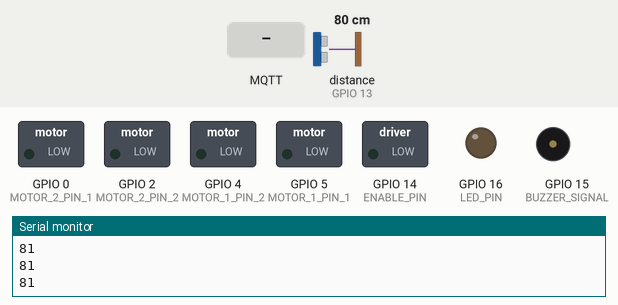
Recording of a sketch running on a simulated ESP8266 (NodeMCU). On the bench: switched loads named in the sketch (green lamp = pin HIGH), output pins drawn as LEDs (lit = HIGH), buzzer (waves = sounding, pin HIGH), the last lines printed to the serial monitor. The test bench sets the inputs (shaded band); at power-on: distance to the obstacle (sensor on GPIO 13) 80 cm. The echo pulse lasts 58.3 µs per cm; WiFi joins after 1.5 s; servers stay silent unless stated; random numbers use the default seed unless the sketch sets one; no MQTT or app messages arrive unless stated.

Above: at 2.7 s.
2.8 s: MQTT message "forward" arrives on the first subscribed topic
At 3.4 s:
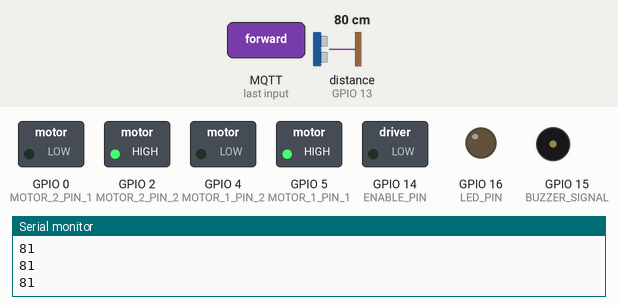
4.3 s: MQTT message "left" arrives on the first subscribed topic
At 4.6 s:
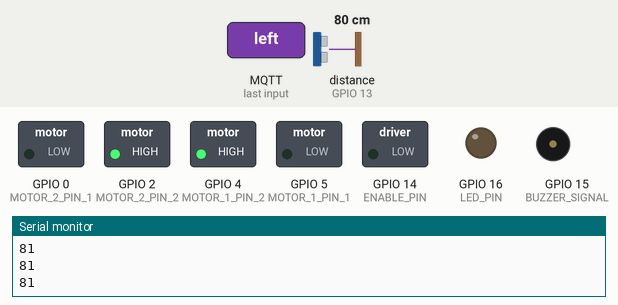
5.8 s: MQTT message "right" arrives on the first subscribed topic
At 6.9 s:
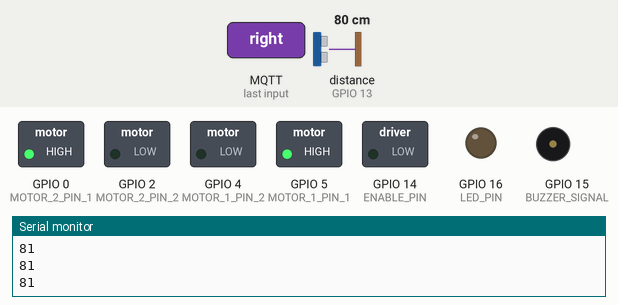
7.3 s: MQTT message "backward" arrives on the first subscribed topic
At 8.1 s:
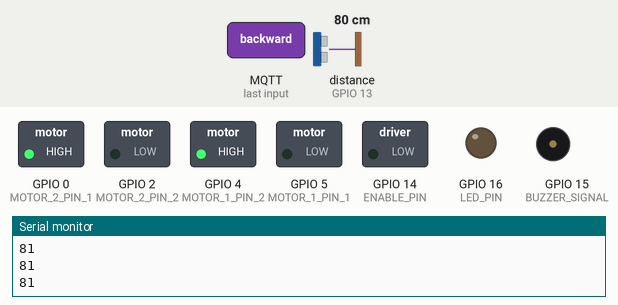
8.8 s: MQTT message "1" arrives on the second subscribed topic
At 9.2 s:
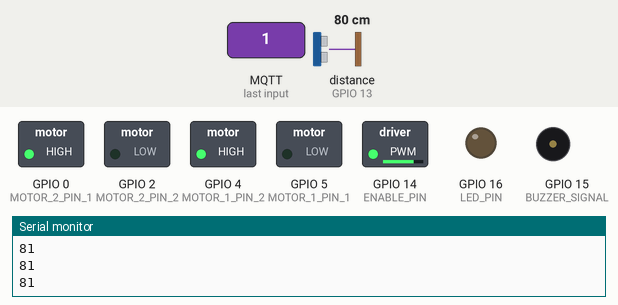
10.3 s: distance to the obstacle (sensor on GPIO 13) set to 22 cm
11.8 s: distance to the obstacle (sensor on GPIO 13) set to 18 cm
At 13.0 s:
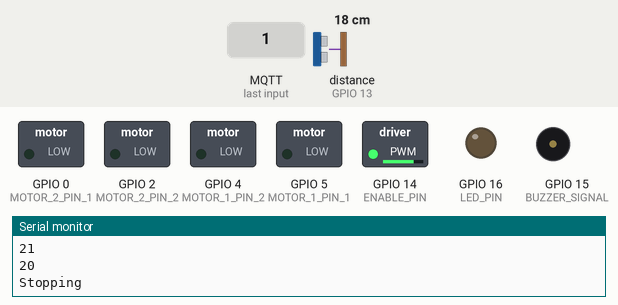
Timing chart, 0 to 14.4 s (numbered marks = the images above; inputs shaded):
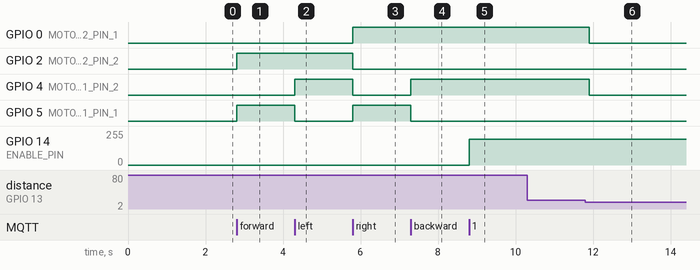

The sketch:

robot-esp-server.ino
```cpp
#include <ESP8266WiFi.h>
#include <PubSubClient.h>
#include "NewPingESP8266.h"

// Definição dos pinos para motores
#define MOTOR_1_PIN_1 5
#define MOTOR_1_PIN_2 4
#define MOTOR_2_PIN_1 0
#define MOTOR_2_PIN_2 2
#define ENABLE_PIN 14
#define ECHO_PIN 13
#define TRIGGER_PIN 12
#define FILTER_SIZE 5
#define LED_PIN 16
#define BUZZER_SIGNAL 15


int distanceReadings[FILTER_SIZE] = {0};
int indexSensor = 0;


const char* ssid = "starsegescritorio";  // Nome da rede WiFi
const char* password = "esc242369";      // Senha da rede WiFi

// Configurações do MQTT
const char* mqtt_server = "192.168.3.137";
const int mqtt_port = 8883;  // Porta padrão MQTT (ajustada para ESP8266) 8883 --> 1883
const char* mqtt_user = "starseg";
const char* mqtt_password = "STARseg242369";

// Instâncias do WiFi e MQTT
WiFiClient espClient;
PubSubClient client(espClient);

// Duty Cycle para PWM
int dutyCycle = 0;

// sonar instance
NewPingESP8266 sonar(TRIGGER_PIN, ECHO_PIN, 100);
int MAX_DISTANCE = 20;

unsigned long pingTimer;
unsigned long pingSpeed = 50;
bool canStop = true;  // booleano para controlar para que o carrinho pare apenas uma vez quando chega na distancia maxima
int distance = 0;


// Funções para controle do robô
void moveRobot(String message) {

  if (distance < MAX_DISTANCE && distance > 0 && message != "backward" && message != "stop") {
    Serial.println("Robô bloqueado, por favor ande para trás");
    return;
  }

  if (message == "stop") {
    Serial.println("Stopping");
    digitalWrite(MOTOR_1_PIN_1, 0);
    digitalWrite(MOTOR_1_PIN_2, 0);
    digitalWrite(MOTOR_2_PIN_1, 0);
    digitalWrite(MOTOR_2_PIN_2, 0);
    return;
  }

  if (message == "forward") {
    Serial.println("Moving Forward");
    digitalWrite(MOTOR_1_PIN_1, 1);
    digitalWrite(MOTOR_1_PIN_2, 0);
    digitalWrite(MOTOR_2_PIN_1, 0);
    digitalWrite(MOTOR_2_PIN_2, 1);
    return;
  }

  if (message == "left") {
    Serial.println("Moving Left");
    digitalWrite(MOTOR_1_PIN_1, 0);
    digitalWrite(MOTOR_1_PIN_2, 1);
    digitalWrite(MOTOR_2_PIN_1, 0);
    digitalWrite(MOTOR_2_PIN_2, 1);
    return;
  }

  if (message == "right") {
    Serial.println("Moving Right");
    digitalWrite(MOTOR_1_PIN_1, 1);
    digitalWrite(MOTOR_1_PIN_2, 0);
    digitalWrite(MOTOR_2_PIN_1, 1);
    digitalWrite(MOTOR_2_PIN_2, 0);
    return;
  }

  if (message == "backward") {
    Serial.println("Moving Backward");
    digitalWrite(MOTOR_1_PIN_1, 0);
    digitalWrite(MOTOR_1_PIN_2, 1);
    digitalWrite(MOTOR_2_PIN_1, 1);
    digitalWrite(MOTOR_2_PIN_2, 0);
    return;
  }

  return;
}

void changeSpeed(String message) {
  Serial.println("Changing speed to: " + message);
  int value = message.toInt();

  if (value == 0) {
    analogWrite(ENABLE_PIN, 0);
    digitalWrite(MOTOR_1_PIN_1, 0);
    digitalWrite(MOTOR_1_PIN_2, 0);
    digitalWrite(MOTOR_2_PIN_1, 0);
    digitalWrite(MOTOR_2_PIN_2, 0);
  } else {
    dutyCycle = map(value, 10, 100, 200, 255);  // Ajusta o PWM para o intervalo do ESP8266
    analogWriteFreq(20000);
    analogWrite(ENABLE_PIN, dutyCycle);
  }
}

int getFilteredDistance() {
  distanceReadings[indexSensor] = sonar.ping_cm();
  indexSensor = (indexSensor + 1) % FILTER_SIZE;

  int sum = 0;
  for (int i = 0; i < FILTER_SIZE; i++) {
    sum += distanceReadings[i];
  }
  return sum / FILTER_SIZE;
}

void handleStopCondition() {
  if (distance < MAX_DISTANCE && distance > 0) {
    if (canStop) {
      moveRobot("stop");
      canStop = 0;
    }
  } else {
    Serial.println(distance);
    canStop = 1;
  }
}

// void setColor(int red, int green, int blue) {
//   analogWrite(RED_LED, red);
//   analogWrite(GREEN_LED, green);
//   analogWrite(BLUE_LED, blue);
// }

void setLed(String message) {
  analogWriteFreq(40000);
  if(message == "false") {
    Serial.println("Acendendo LED");
    analogWrite(LED_PIN, 255);
  } else {
    analogWrite(LED_PIN, 0);
  }
}

void honk(String message) {
  Serial.println(message);
  if(message == "true") {
    tone(BUZZER_SIGNAL, 1000);
  } else {
    noTone(BUZZER_SIGNAL);
  }
}

void callback(char* topic, byte* payload, unsigned int length) {
  String message = "";
  for (int i = 0; i < length; i++) {
    message += (char)payload[i];
  }

  if (!strcmp(topic, "robot/move")) {
    moveRobot(message);
  } else if (!strcmp(topic, "robot/speed")) {
    changeSpeed(message);
  }
  else if (!strcmp(topic, "robot/led")) {
    setLed(message);
  }
  else if (!strcmp(topic, "robot/honk")) {
    honk(message);
  }
}

void reconnect() {
  while (!client.connected()) {
    Serial.print("Conectando ao MQTT...");
    if (client.connect("ESP8266Client", mqtt_user, mqtt_password)) {
      Serial.println("Conectado!");
      client.subscribe("robot/move");
      client.subscribe("robot/speed");
      client.subscribe("robot/honk");
      client.subscribe("robot/led");
    } else {
      Serial.print("Falha, rc=");
      Serial.print(client.state());
      Serial.println(" Tentando novamente em 5 segundos...");
      delay(5000);
    }
  }
}


void setup() {
  Serial.begin(115200);

  // Configura os pinos do motor como saída
  pinMode(MOTOR_1_PIN_1, OUTPUT);
  pinMode(MOTOR_1_PIN_2, OUTPUT);
  pinMode(MOTOR_2_PIN_1, OUTPUT);
  pinMode(MOTOR_2_PIN_2, OUTPUT);
  pinMode(ENABLE_PIN, OUTPUT);
  // Configura o sensor ultrassônico
  pinMode(TRIGGER_PIN, OUTPUT);
  pinMode(ECHO_PIN, INPUT);
  // LED
  pinMode(LED_PIN, OUTPUT);
  // // BUZZER
  pinMode(BUZZER_SIGNAL, OUTPUT);

  // Conecta ao WiFi
  Serial.print("Conectando ao WiFi...");
  WiFi.begin(ssid, password);
  while (WiFi.status() != WL_CONNECTED) {
    delay(500);
    Serial.print(".");
  }
  Serial.println("Conectado ao WiFi!");

  // Configura MQTT
  client.setServer(mqtt_server, mqtt_port);
  client.setCallback(callback);
  reconnect();

  pingTimer = millis();
}

void loop() {
  if (!client.connected()) {
    reconnect();
  }
  client.loop();

  if (millis() >= pingTimer) {
    pingTimer += pingSpeed;

    distance = getFilteredDistance();

    handleStopCondition();

    // Serial.print("Distância: ");
    // Serial.print(distance);
    // Serial.println(" cm");
  }
}
```

UUID.ino
```cpp
#include <Preferences.h>

Preferences preferences;

String generateUUID() {
    char uuid[37];
    snprintf(uuid, sizeof(uuid),
             "%04x%04x-%04x-%04x-%04x-%04x%04x%04x",
             random(0xFFFF), random(0xFFFF),   // 8 caracteres
             random(0xFFFF),                  // 4 caracteres
             random(0x0FFF) | 0x4000,         // 4 caracteres (versão 4 UUID)
             random(0x3FFF) | 0x8000,         // 4 caracteres (RFC 4122)
             random(0xFFFF), random(0xFFFF), random(0xFFFF)); // 12 caracteres
    return String(uuid);
}

// Função para verificar e salvar o UUID na memória flash
String getOrCreateUUID() {
    preferences.begin("device-config", false); // Abre a NVS com namespace "device-config"
    String uuid = preferences.getString("deviceId", ""); // Tenta carregar o ID armazenado

    if (uuid == "") {
      // Se não existir, gera um novo UUID
      uuid = generateUUID();
      preferences.putString("deviceId", uuid); // Armazena na memória flash
      Serial.println("Novo UUID gerado e armazenado: " + uuid);
    } else {
      Serial.println("UUID existente carregado: " + uuid);
    }

    preferences.end(); // Fecha a NVS
    return uuid;
}
```

Measured:
- the behaviour switches between 20 and 19 cm on distance to the obstacle (sensor on GPIO 13) (found by bisection; images 5 and 6)
- after the input at 2.8 s, GPIO 2 (MOTOR_2_PIN_2), GPIO 5 (MOTOR_1_PIN_1): LOW → HIGH at once
- after the input at 4.3 s, GPIO 4 (MOTOR_1_PIN_2): LOW → HIGH at once; GPIO 5 (MOTOR_1_PIN_1): HIGH → LOW at once
- after the input at 5.8 s, GPIO 0 (MOTOR_2_PIN_1), GPIO 5 (MOTOR_1_PIN_1): LOW → HIGH at once; GPIO 2 (MOTOR_2_PIN_2), GPIO 4 (MOTOR_1_PIN_2): HIGH → LOW at once
- after the input at 7.3 s, GPIO 4 (MOTOR_1_PIN_2): LOW → HIGH at once; GPIO 5 (MOTOR_1_PIN_1): HIGH → LOW at once
- after the input at 8.8 s, GPIO 14 (ENABLE_PIN): 0/255 → 194/255 at once
- after the input at 11.8 s, GPIO 0 (MOTOR_2_PIN_1), GPIO 4 (MOTOR_1_PIN_2): HIGH → LOW after 0.11 s
